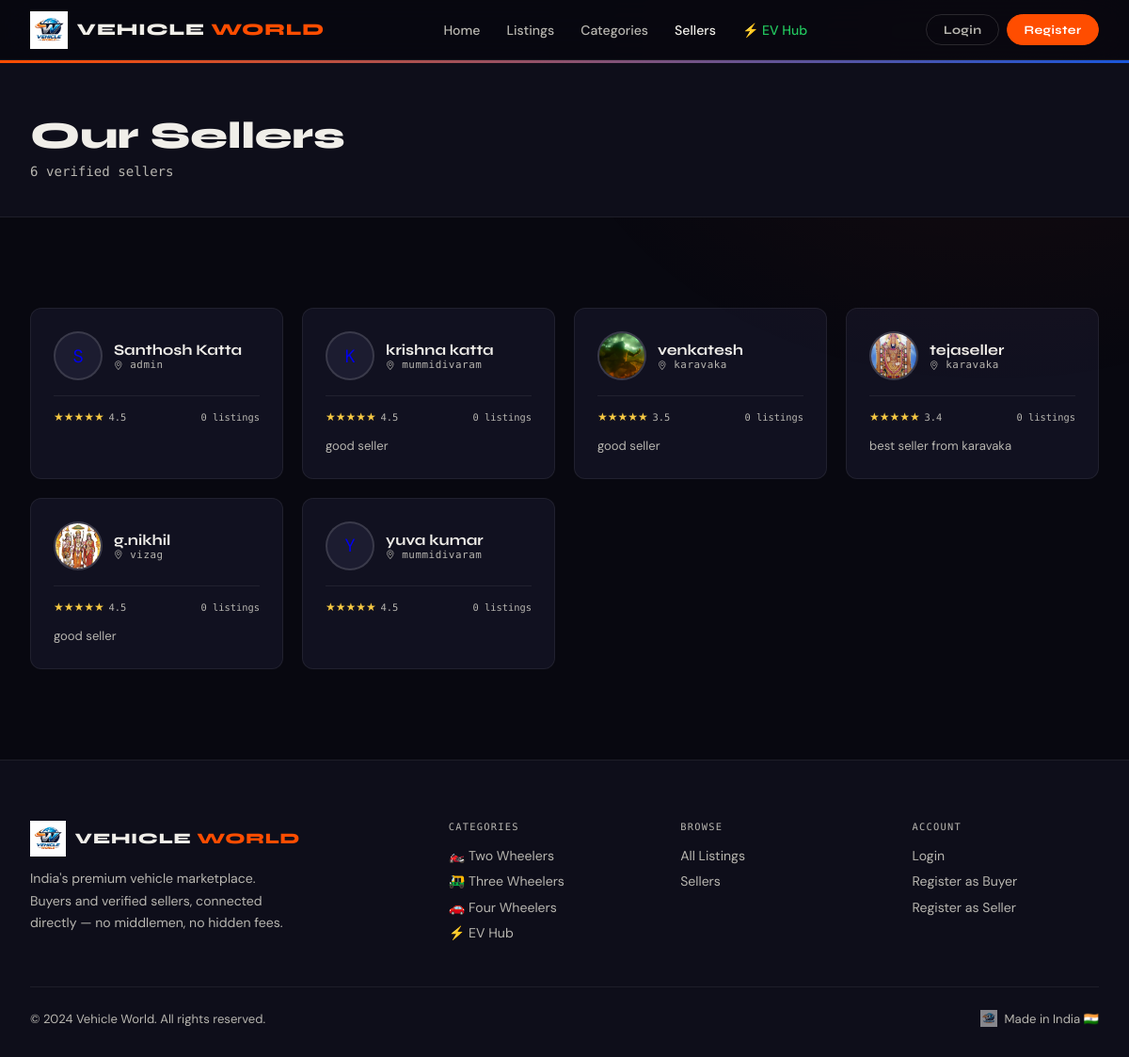
The page /sellers/ on the database its author committed.
### marketplace/models.py (models this page shows, shortened)
class Seller(models.Model):
    user       = models.OneToOneField(User, on_delete=models.CASCADE,
                                      related_name='seller_profile', null=True, blank=True)
    name       = models.CharField(max_length=150)
    phone      = models.CharField(max_length=20)
    email      = models.EmailField()
    location   = models.CharField(max_length=200)
    avatar     = models.ImageField(upload_to='sellers/', blank=True, null=True)
    bio        = models.TextField(blank=True)
    is_verified = models.BooleanField(default=False)
    rating     = models.DecimalField(max_digits=3, decimal_places=1, default=4.5)
    total_sales = models.PositiveIntegerField(default=0)
    created_at = models.DateTimeField(auto_now_add=True)

### marketplace/views.py (the view)
# urls.py: path('sellers/',                 views.sellers_page,     name='sellers'),
def sellers_page(request):
    sellers = Seller.objects.annotate(cnt=Count('listings')).order_by('-cnt')
    return render(request, 'marketplace/sellers.html', {'sellers': sellers})

### marketplace/templates/marketplace/sellers.html (shortened to what this page needs)
{% extends 'marketplace/base.html' %}
{% block nl_sell %}active{% endblock %}
{% block content %}
<div class="page-header">
  <div class="container">
    <h1 class="page-header-title">Our Sellers</h1>
    <p style="color:var(--cream2);font-size:0.88rem;margin-top:0.4rem;font-family:'DM Mono',monospace;">{{ sellers.count }} verified sellers</p>
  </div>
</div>
<section class="section">
  <div class="container">
    {% if sellers %}
    <div class="grid-4">
      {% for s in sellers %}
      <a href="{% url 'seller_profile' s.pk %}" class="seller-card">
        <div style="display:flex;align-items:center;gap:0.75rem;margin-bottom:1rem;">
          <div class="seller-avatar">{% if s.avatar %}<img src="{{ s.avatar.url }}" alt="">{% else %}{{ s.name.0|upper }}{% endif %}</div>
          <div><div class="seller-name">{{ s.name }}</div><div class="seller-loc"><i class="bi bi-geo-alt" style="font-size:0.6rem;"></i> {{ s.location }}</div></div>
        </div>
        <div style="height:1px;background:var(--border);margin-bottom:0.85rem;"></div>
        <div style="display:flex;justify-content:space-between;align-items:center;">
          <div style="display:flex;align-items:center;gap:0.3rem;"><span class="stars">★★★★★</span><span style="font-family:'DM Mono',monospace;font-size:0.65rem;color:var(--cream2);">{{ s.rating }}</span></div>
          <div style="font-family:'DM Mono',monospace;font-size:0.65rem;color:var(--cream2);">{{ s.cnt }} listings</div>
        </div>
        {% if s.bio %}<p style="font-size:0.82rem;color:var(--cream2);margin-top:0.75rem;line-height:1.6;">{{ s.bio|truncatechars:70 }}</p>{% endif %}
      </a>
      {% endfor %}
    </div>
    {% else %}
    <div class="empty-state"><div class="empty-icon">👤</div><div class="empty-title">No sellers yet</div></div>
    {% endif %}
  </div>
</section>
{% endblock %}

### marketplace/templates/marketplace/base.html (shortened to what this page needs)
{% load static %}<!DOCTYPE html>
<html lang="en">
<head>
  <link href="https://cdn.jsdelivr.net/npm/bootstrap-icons@1.11.0/font/bootstrap-icons.css" rel="stylesheet">
  <link href="{% static 'marketplace/css/main.css' %}" rel="stylesheet">
</head>
<body>
<div class="hero-bg-glow"></div>
<nav class="nav">
  <div class="nav-inner">
    <a class="nav-logo" href="{% url 'home' %}">
      <img src="{% static 'marketplace/images/logo.png' %}" alt="VW">
      <span class="nav-logo-text">VEHICLE <em>WORLD</em></span>
    </a>
    <div class="nav-links" id="navLinks">
      <a class="nav-link {% block nl_home %}{% endblock %}" href="{% url 'home' %}">Home</a>
      <a class="nav-link {% block nl_list %}{% endblock %}" href="{% url 'listings' %}">Listings</a>
      <a class="nav-link {% block nl_cat %}{% endblock %}" href="{% url 'home' %}#cats">Categories</a>
      <a class="nav-link {% block nl_sell %}{% endblock %}" href="{% url 'sellers' %}">Sellers</a>
      <a class="nav-link nav-electric {% block nl_ev %}{% endblock %}" href="{% url 'electric_hub' %}">⚡ EV Hub</a>
    </div>
    <div class="nav-actions">
      {% if user.is_authenticated %}
        {% with role=user.profile.role %}
        {% if role == 'seller' %}
          <a class="nav-link" href="{% url 'add_listing' %}" style="color:var(--ember);font-weight:700;"><i class="bi bi-plus-circle-fill"></i> Add Listing</a>
          <a class="nav-link {% block nl_dash %}{% endblock %}" href="{% url 'dashboard' %}"><i class="bi bi-speedometer2"></i> Dashboard</a>
          <a class="nav-link {% block nl_inbox %}{% endblock %}" href="{% url 'inbox' %}"><i class="bi bi-chat-dots"></i> Messages</a>
        {% else %}
          <a class="nav-link" href="{% url 'saved' %}"><i class="bi bi-heart"></i> Saved</a>
          <a class="nav-link {% block nl_inbox_b %}{% endblock %}" href="{% url 'inbox' %}"><i class="bi bi-chat-dots"></i> Chats</a>
        {% endif %}
        <div class="nav-user">
          <div class="nav-avatar">{{ user.first_name.0|default:user.username.0|upper }}</div>
          <div class="nav-dropdown">
            <div style="padding:0.5rem 0.75rem 0.25rem;">
              <div style="font-family:'Syne',sans-serif;font-weight:700;font-size:0.88rem;color:var(--cream);">{{ user.get_full_name|default:user.username }}</div>
              <span class="nav-role-badge {% if role == 'seller' %}role-seller{% else %}role-buyer{% endif %}" style="margin-top:0.25rem;display:inline-block;">{{ role }}</span>
            </div>
            <div class="nav-dropdown-divider"></div>
            {% if role == 'seller' %}
            <a class="nav-dropdown-item" href="{% url 'dashboard' %}"><i class="bi bi-speedometer2"></i> Dashboard</a>
            <a class="nav-dropdown-item" href="{% url 'add_listing' %}"><i class="bi bi-plus-circle"></i> Add Listing</a>
            <a class="nav-dropdown-item" href="{% url 'inbox' %}"><i class="bi bi-chat-dots"></i> Messages</a>
            {% else %}
            <a class="nav-dropdown-item" href="{% url 'saved' %}"><i class="bi bi-heart"></i> Saved</a>
            <a class="nav-dropdown-item" href="{% url 'inbox' %}"><i class="bi bi-chat-dots"></i> My Chats</a>
            {% endif %}
            <div class="nav-dropdown-divider"></div>
            <a class="nav-dropdown-item" href="{% url 'logout' %}"><i class="bi bi-box-arrow-right"></i> Logout</a>
          </div>
        </div>
        {% endwith %}
      {% else %}
        <a class="nav-pill nav-pill-outline" href="{% url 'login' %}">Login</a>
        <a class="nav-pill nav-pill-fill" href="{% url 'register' %}">Register</a>
      {% endif %}
    </div>
  </div>
</nav>
{% block content %}{% endblock %}
<footer class="footer">
  <div class="container">
    <div style="display:grid;grid-template-columns:2fr 1fr 1fr 1fr;gap:3rem;flex-wrap:wrap;">
      <div>
        <div class="footer-logo">
          <img src="{% static 'marketplace/images/logo.png' %}" alt="VW">
          <span class="footer-logo-text">VEHICLE <em>WORLD</em></span>
        </div>
        <p class="footer-desc">India's premium vehicle marketplace. Buyers and verified sellers, connected directly — no middlemen, no hidden fees.</p>
      </div>
      <div>
        <div class="footer-col-title">Categories</div>
        <div class="footer-links">
          <a href="{% url 'category' 'two_wheeler' %}">🏍️ Two Wheelers</a>
          <a href="{% url 'category' 'three_wheeler' %}">🛺 Three Wheelers</a>
          <a href="{% url 'category' 'four_wheeler' %}">🚗 Four Wheelers</a>
          <a href="{% url 'electric_hub' %}">⚡ EV Hub</a>
        </div>
      </div>
      <div>
        <div class="footer-col-title">Browse</div>
        <div class="footer-links">
          <a href="{% url 'listings' %}">All Listings</a>
          <a href="{% url 'sellers' %}">Sellers</a>
        </div>
      </div>
      <div>
        <div class="footer-col-title">Account</div>
        <div class="footer-links">
          {% if user.is_authenticated %}
            {% if user.profile.role == 'seller' %}
            <a href="{% url 'dashboard' %}">Dashboard</a>
            <a href="{% url 'add_listing' %}">Add Listing</a>
            <a href="{% url 'inbox' %}">Messages</a>
            {% else %}
            <a href="{% url 'saved' %}">Saved</a>
            <a href="{% url 'inbox' %}">My Chats</a>
            {% endif %}
            <a href="{% url 'logout' %}">Logout</a>
          {% else %}
          <a href="{% url 'login' %}">Login</a>
          <a href="{% url 'register_buyer' %}">Register as Buyer</a>
          <a href="{% url 'register_seller' %}">Register as Seller</a>
          {% endif %}
        </div>
      </div>
    </div>
    <div class="footer-bottom">
      <span>© 2024 Vehicle World. All rights reserved.</span>
      <span style="display:flex;align-items:center;gap:0.5rem;"><img src="{% static 'marketplace/images/logo.png' %}" style="height:18px;opacity:0.5;"> Made in India 🇮🇳</span>
    </div>
  </div>
</footer>
</body>
</html>

### rows shown on the page
Seller: name "Santhosh Katta", location "admin", rating "4.5", cnt "0"
Seller: name "krishna katta", location "mummidivaram", rating "4.5", cnt "0", bio "good seller"
Seller: avatar (picture), name "venkatesh", location "karavaka", rating "3.5", cnt "0", bio "good seller"
Seller: avatar (picture), name "tejaseller", location "karavaka", rating "3.4", cnt "0", bio "best seller from karavaka"
Seller: avatar (picture), name "g.nikhil", location "vizag", rating "4.5", cnt "0", bio "good seller"
Seller: name "yuva kumar", location "mummidivaram", rating "4.5", cnt "0"

### other values the page prints
{{ sellers.count }} "6"
